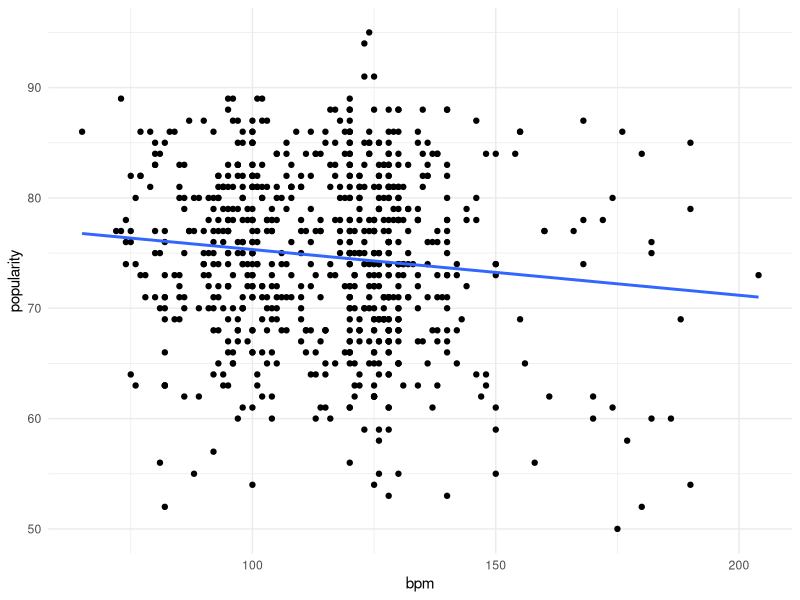
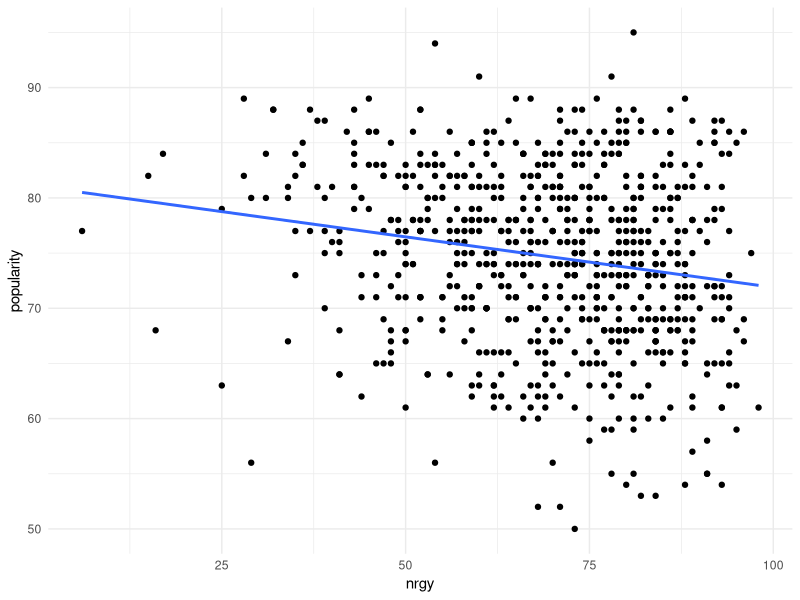
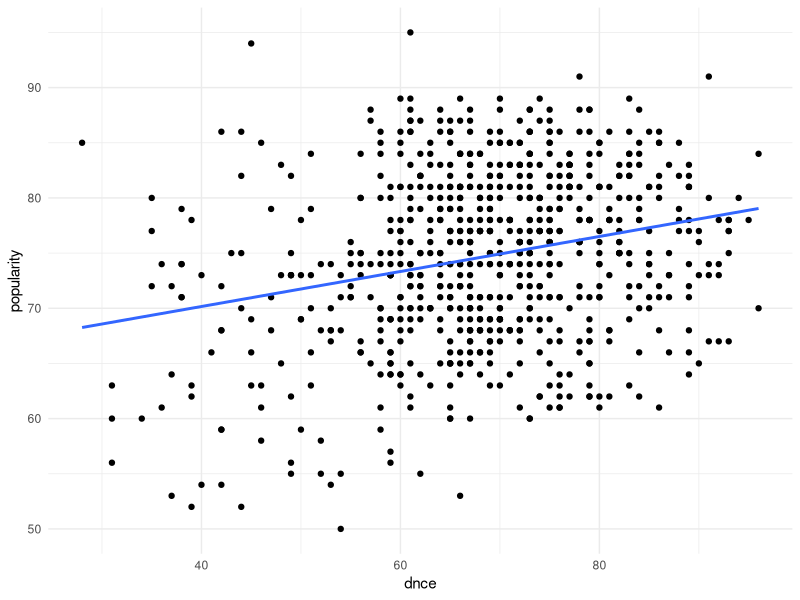
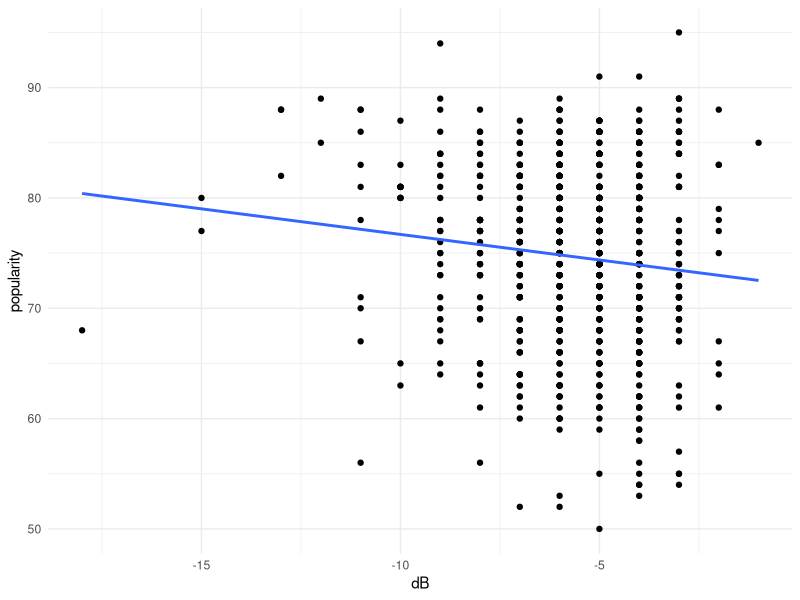
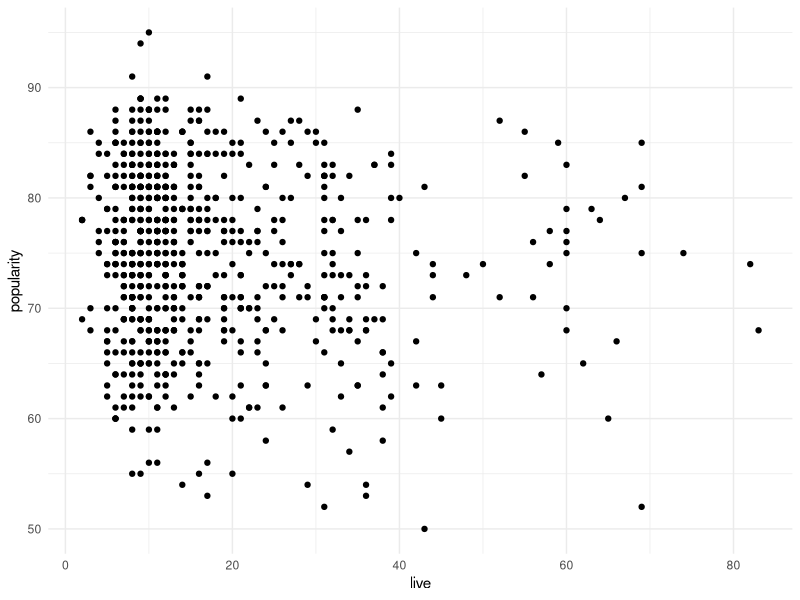
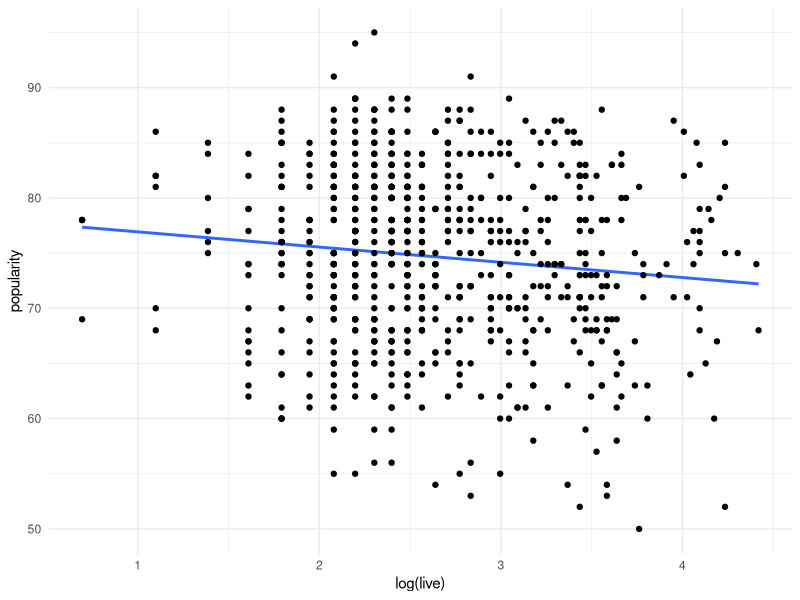
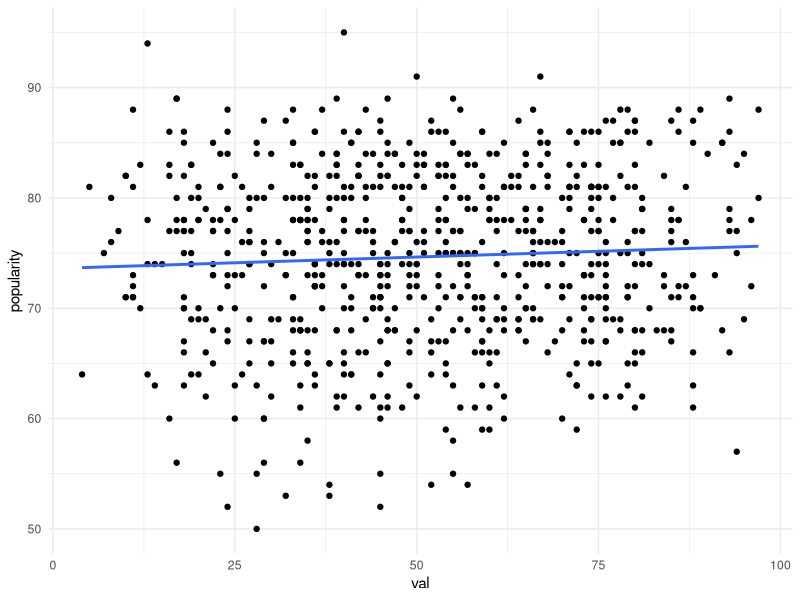
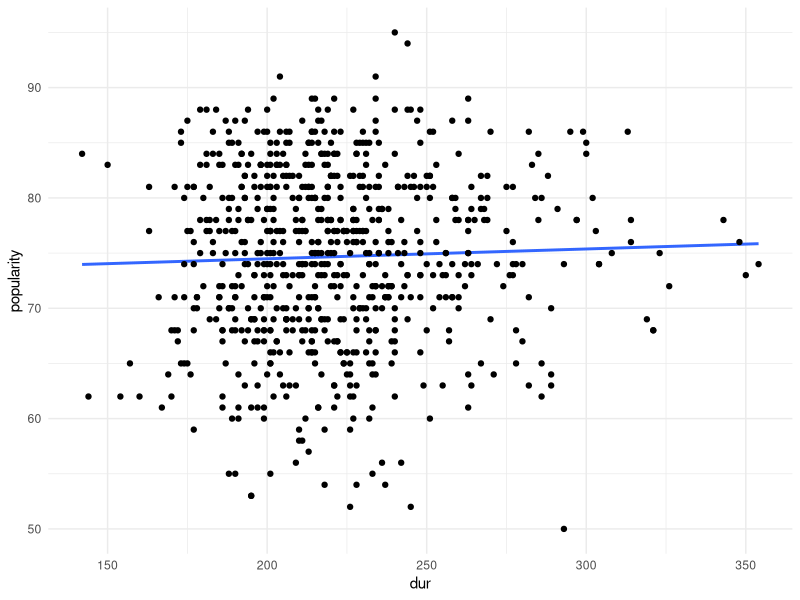

Write R code to recreate these figures, in order.
## ---- chunk 1
knitr::opts_chunk$set(echo = TRUE)
## ---- chunk 2
library(ggplot2)
library(tidyr)
library(car)
library(lmtest)

songs = read.csv("TopSpotifySongs.csv")

head(songs, 10)
## ---- chunk 3
nrow(songs)
## ---- chunk 4

cor(songs[,c('popularity', 'bpm', 'nrgy', 'dnce', 'dB', 'live', 'val', 'dur', 'acous', 'spch')])
## ---- chunk 5
p <- ggplot(songs, aes(x=bpm, y=popularity)) + geom_point() + geom_smooth(method = 'lm', se=FALSE) + theme_minimal()
p
## ---- chunk 6
p <- ggplot(songs, aes(x=nrgy, y=popularity)) + geom_point() + geom_smooth(method = 'lm', se=FALSE) + theme_minimal()
p
## ---- chunk 7
p <- ggplot(songs, aes(x=dnce, y=popularity)) + geom_point() + geom_smooth(method = 'lm', se=FALSE) + theme_minimal()
p
## ---- chunk 8
p <- ggplot(songs, aes(x=dB, y=popularity)) + geom_point() + geom_smooth(method = 'lm', se=FALSE) + theme_minimal()
p
## ---- chunk 9
p <- ggplot(songs, aes(x=live, y=popularity)) + geom_point() + theme_minimal()
p
## ---- chunk 10
p <- ggplot(songs, aes(x=log(live), y=popularity)) + geom_smooth(method = 'lm', se=FALSE) + geom_point() + theme_minimal()
p
## ---- chunk 11
p <- ggplot(songs, aes(x=val, y=popularity)) + geom_point() + geom_smooth(method = 'lm', se=FALSE) + theme_minimal()
p
## ---- chunk 12
p <- ggplot(songs, aes(x=dur, y=popularity)) + geom_smooth(method = 'lm', se=FALSE)+ geom_point()+ theme_minimal()
p
## ---- chunk 13
p <- ggplot(songs, aes(x=acous, y=popularity)) + geom_point() + geom_smooth(method = 'lm', formula = y ~ log(x+1), se=FALSE) + theme_minimal()
p
## ---- chunk 14
p <- ggplot(songs, aes(x=log(acous + 1), y=popularity)) + geom_point() + geom_smooth(method = 'lm', se=FALSE) + theme_minimal()
p
## ---- chunk 15
p <- ggplot(songs, aes(x=spch, y=popularity)) + geom_point() + geom_smooth(method = 'lm', se=FALSE) + theme_minimal()
p
## ---- chunk 16
level_level_reg = lm(popularity ~ bpm + nrgy + dnce + dB + live + acous + pop + rock + hip_hop + rap + solo, data = songs)

summary(level_level_reg)
## ---- chunk 17
level_log_reg = lm(popularity ~ log(bpm) + log(nrgy) + log(dnce) + dB + log(live) + log(acous + 1) + pop + rock + hip_hop + rap + solo, data = songs)

summary(level_log_reg)
## ---- chunk 18
mixed_reg = lm(popularity ~ bpm + nrgy + dnce + dB + log(live) + log(acous + 1) + pop + rock + hip_hop + rap + solo, data = songs)

summary(mixed_reg)
## ---- chunk 19
cor(songs[,c('popularity', 'bpm', 'nrgy', 'dnce', 'dB', 'live', 'val', 'dur', 'acous', 'spch')])
## ---- chunk 20
mixed_reg = lm(popularity ~ bpm + nrgy + dnce + log(live) + log(acous + 1) + pop + rock + hip_hop + rap + solo, data = songs)

summary(mixed_reg)

## ---- chunk 21
final_reg = lm(popularity ~ bpm + nrgy + dnce + log(live) + log(acous + 1) + pop + rock + hip_hop + rap, data = songs)

summary(final_reg)
## ---- chunk 22

bptest(final_reg)
## ---- chunk 23
bptest(final_reg, ~I(fitted(final_reg)) + I(fitted(final_reg)^2))
# p-value = 0.1404 -> we do not reject the null hypothesis at a 90% significance level
## ---- chunk 24
coeftest(final_reg, vcov = hccm)
## ---- chunk 25
reset(final_reg, vcov = hccm)
## ---- chunk 26

final_reg = lm(popularity ~ bpm + nrgy + dnce + log(live) + log(acous + 1) + pop + rock + hip_hop + rap + I(bpm * rock), data = songs)

coeftest(final_reg, vcov = hccm)
## ---- chunk 27
final_reg = lm(popularity ~ bpm + nrgy + dnce + log(live) + log(acous + 1) + pop + rock + hip_hop + rap + I(log(live) * rock), data = songs)

coeftest(final_reg, vcov = hccm)
## ---- chunk 28
final_reg = lm(popularity ~ bpm + nrgy + dnce + log(live) + log(acous + 1) + pop + rock + hip_hop + rap + I(log(live) * rap), data = songs)

coeftest(final_reg, vcov = hccm)
## ---- chunk 29
final_reg = lm(popularity ~ bpm + nrgy + dnce + log(live) + log(acous + 1) + pop + rock + hip_hop + rap + I(dnce^2), data = songs)

coeftest(final_reg, vcov = hccm)
## ---- chunk 30
final_reg = lm(popularity ~ bpm + nrgy + dnce + log(live) + log(acous + 1) + pop + rock + hip_hop + rap + I(dnce^2) + I(nrgy^2), data = songs)

coeftest(final_reg, vcov = hccm)
## ---- chunk 31
final_reg = lm(popularity ~ bpm + nrgy + dnce + log(live) + log(acous + 1) + pop + rock + hip_hop + rap + I(log(live) * rock) + I(bpm * rock) + I(log(live) * rap) + I(dnce^2), data = songs)

coeftest(final_reg, vcov = hccm)
## ---- chunk 32
final_reg = lm(popularity ~ bpm + nrgy + dnce + log(live) + log(acous + 1) + pop + rock + hip_hop + rap + I(log(live) * rock) + I(bpm * rock) + I(dnce^2), data = songs)

coeftest(final_reg, vcov = hccm)
## ---- chunk 33
final_reg = lm(popularity ~ bpm + nrgy + dnce + log(live) + log(acous + 1) + pop + rock + hip_hop + rap + I(log(live) * rock) + I(dnce^2), data = songs)

coeftest(final_reg, vcov = hccm)
## ---- chunk 34
final_reg = lm(popularity ~ nrgy + dnce + log(live) + log(acous + 1) + pop + rock + hip_hop + rap + I(log(live) * rock) + I(dnce^2), data = songs)

coeftest(final_reg, vcov = hccm)
## ---- chunk 35
summary(final_reg)
## ---- chunk 36
reset(final_reg, vcov = hccm)
## ---- chunk 37
ggplot(songs, aes(x=dnce, y=popularity)) + geom_smooth(method = 'lm', formula = y ~ x + I(x^2),  se=FALSE) + geom_point() + theme_minimal()
